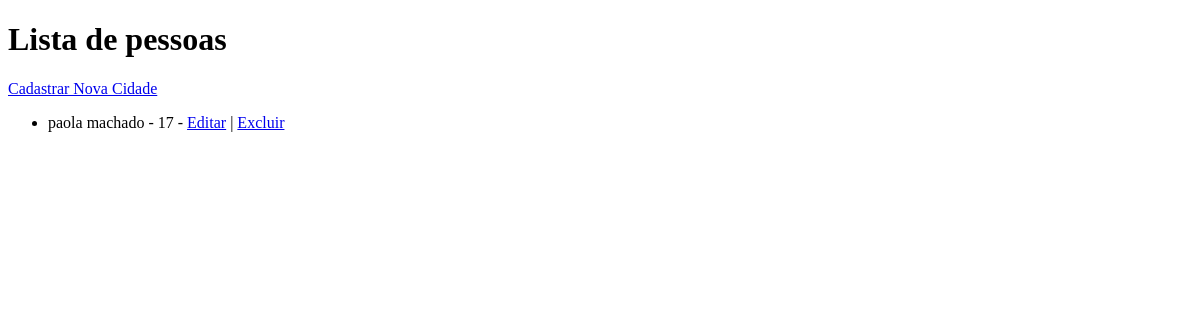
Before: / with the older database file.
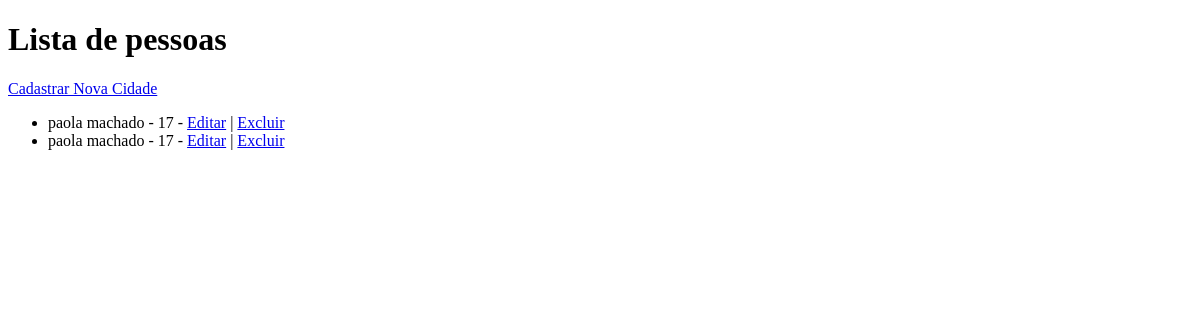
After: the same page with the newer database file.
### Pessoa/models.py (models this page shows, shortened)
class Pessoa(models.Model):
    nome = models.CharField(max_length=100)
    idade = models.IntegerField()
    email = models.EmailField(unique=True)

### Pessoa/views.py (the view)
# urls.py: path('', views.Lista, name='listar'),
def Lista(request):
      pessoas = Pessoa.objects.all()
      return render(request, 'listar.html', {'pessoas': pessoas})

### Pessoa/templates/listar.html (shortened to what this page needs)
<!DOCTYPE html>
<html lang="pt-br">
<head>
</head>
<body>
    <h1>Lista de pessoas</h1>
<a href="{% url 'cadastrar' %}">Cadastrar Nova Cidade</a>
<ul>
    {% for pessoa in pessoas %}
    <li>
        {{ pessoa.nome }} - {{ pessoa.idade }} -
        <a href="#">Editar</a> |
        <a href="#">Excluir</a>
    </li>
    {% endfor %}
</ul>
</body>
</html>

Changed rows visible on the page:
added Pessoa: nome "paola machado", idade "17"
